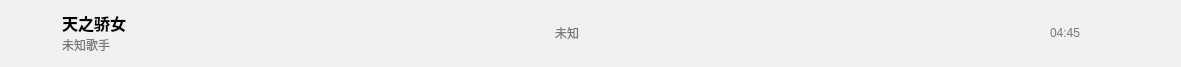
<?xml version="1.0" encoding="UTF-8"?>
<ui version="4.0">
 <class>songwidget</class>
 <widget class="QWidget" name="songwidget">
  <property name="geometry">
   <rect>
    <x>0</x>
    <y>0</y>
    <width>1181</width>
    <height>67</height>
   </rect>
  </property>
  <property name="windowTitle">
   <string>Form</string>
  </property>
  <property name="styleSheet">
   <string notr="true">background-color:#F1F1F1;
border-radius: 8px;</string>
  </property>
  <layout class="QGridLayout" name="gridLayout_3">
   <item row="0" column="0">
    <layout class="QHBoxLayout" name="horizontalLayout_3">
     <item>
      <layout class="QHBoxLayout" name="horizontalLayout">
       <item>
        <widget class="QWidget" name="widget" native="true">
         <property name="minimumSize">
          <size>
           <width>45</width>
           <height>45</height>
          </size>
         </property>
         <property name="maximumSize">
          <size>
           <width>45</width>
           <height>45</height>
          </size>
         </property>
         <property name="styleSheet">
          <string notr="true">background-color: rgb(0, 0, 0);
background-color: transparent;</string>
         </property>
         <widget class="QLabel" name="label_image">
          <property name="geometry">
           <rect>
            <x>0</x>
            <y>0</y>
            <width>45</width>
            <height>45</height>
           </rect>
          </property>
          <property name="minimumSize">
           <size>
            <width>45</width>
            <height>45</height>
           </size>
          </property>
          <property name="maximumSize">
           <size>
            <width>45</width>
            <height>45</height>
           </size>
          </property>
          <property name="styleSheet">
           <string notr="true">border-radius:12px;</string>
          </property>
          <property name="text">
           <string/>
          </property>
          <property name="pixmap">
           <pixmap resource="myResources.qrc">:/player/images/player/songimagedefault2.png</pixmap>
          </property>
          <property name="scaledContents">
           <bool>true</bool>
          </property>
         </widget>
         <widget class="PageButton" name="pushButton_image">
          <property name="geometry">
           <rect>
            <x>0</x>
            <y>0</y>
            <width>45</width>
            <height>45</height>
           </rect>
          </property>
          <property name="minimumSize">
           <size>
            <width>45</width>
            <height>45</height>
           </size>
          </property>
          <property name="maximumSize">
           <size>
            <width>45</width>
            <height>45</height>
           </size>
          </property>
          <property name="styleSheet">
           <string notr="true">/* 播放按钮 */
PageButton {
    /* 替换 background-image */

    qproperty-cursor: pointinghand; /* 鼠标悬停变手掌 */
    border: none; /* 确保没有边框，否则 border-image 可能会受到影响 */
    background-color: transparent; /* 保持透明背景色 */
}

PageButton:hover
 {  
	border-image: url(:/player/images/player/play_button.png); 
}</string>
          </property>
          <property name="text">
           <string/>
          </property>
         </widget>
        </widget>
       </item>
       <item>
        <widget class="QWidget" name="widget_2" native="true">
         <property name="minimumSize">
          <size>
           <width>200</width>
           <height>45</height>
          </size>
         </property>
         <property name="maximumSize">
          <size>
           <width>200</width>
           <height>45</height>
          </size>
         </property>
         <property name="styleSheet">
          <string notr="true">background-color: transparent;</string>
         </property>
         <layout class="QGridLayout" name="gridLayout">
          <property name="leftMargin">
           <number>0</number>
          </property>
          <property name="topMargin">
           <number>0</number>
          </property>
          <property name="rightMargin">
           <number>0</number>
          </property>
          <property name="bottomMargin">
           <number>0</number>
          </property>
          <property name="spacing">
           <number>0</number>
          </property>
          <item row="0" column="0">
           <layout class="QVBoxLayout" name="verticalLayout">
            <item>
             <widget class="QLabel" name="song">
              <property name="styleSheet">
               <string notr="true">background-color: transparent;
color: #787878;
color: rgb(0, 0, 0);</string>
              </property>
              <property name="text">
               <string>&lt;html&gt;&lt;head/&gt;&lt;body&gt;&lt;p&gt;&lt;span style=&quot; font-size:12pt; font-weight:700;&quot;&gt;天之骄女&lt;/span&gt;&lt;/p&gt;&lt;/body&gt;&lt;/html&gt;</string>
              </property>
             </widget>
            </item>
            <item>
             <widget class="QLabel" name="singer">
              <property name="styleSheet">
               <string notr="true">background-color: transparent;
color: #787878;</string>
              </property>
              <property name="text">
               <string>&lt;html&gt;&lt;head/&gt;&lt;body&gt;&lt;p&gt;未知歌手&lt;/p&gt;&lt;/body&gt;&lt;/html&gt;</string>
              </property>
             </widget>
            </item>
           </layout>
          </item>
         </layout>
        </widget>
       </item>
      </layout>
     </item>
     <item>
      <spacer name="horizontalSpacer">
       <property name="orientation">
        <enum>Qt::Orientation::Horizontal</enum>
       </property>
       <property name="sizeHint" stdset="0">
        <size>
         <width>40</width>
         <height>20</height>
        </size>
       </property>
      </spacer>
     </item>
     <item>
      <layout class="QHBoxLayout" name="horizontalLayout_2">
       <item>
        <widget class="PageButton" name="pushButton_like">
         <property name="minimumSize">
          <size>
           <width>30</width>
           <height>30</height>
          </size>
         </property>
         <property name="maximumSize">
          <size>
           <width>30</width>
           <height>30</height>
          </size>
         </property>
         <property name="styleSheet">
          <string notr="true">background-color:transparent;</string>
         </property>
         <property name="text">
          <string/>
         </property>
        </widget>
       </item>
       <item>
        <widget class="QPushButton" name="pushButton_add">
         <property name="minimumSize">
          <size>
           <width>30</width>
           <height>30</height>
          </size>
         </property>
         <property name="maximumSize">
          <size>
           <width>30</width>
           <height>30</height>
          </size>
         </property>
         <property name="cursor">
          <cursorShape>PointingHandCursor</cursorShape>
         </property>
         <property name="styleSheet">
          <string notr="true">

/* 播放按钮 */
QPushButton {
    /* 替换 background-image */
    border-image: url(:/player/images/player/add.png); 
    qproperty-cursor: pointinghand; /* 鼠标悬停变手掌 */
    border: none; /* 确保没有边框，否则 border-image 可能会受到影响 */
    background-color: transparent; /* 保持透明背景色 */
}

QPushButton:hover
 {  
	border-image: url(:/player/images/player/add1.png); 
}</string>
         </property>
         <property name="text">
          <string/>
         </property>
         <property name="iconSize">
          <size>
           <width>128</width>
           <height>128</height>
          </size>
         </property>
        </widget>
       </item>
       <item>
        <widget class="QPushButton" name="pushButton_more">
         <property name="minimumSize">
          <size>
           <width>30</width>
           <height>30</height>
          </size>
         </property>
         <property name="maximumSize">
          <size>
           <width>30</width>
           <height>30</height>
          </size>
         </property>
         <property name="cursor">
          <cursorShape>PointingHandCursor</cursorShape>
         </property>
         <property name="styleSheet">
          <string notr="true">

/* 播放按钮 */
QPushButton {
    /* 替换 background-image */
    border-image: url(:/player/images/player/more1.png); 
    qproperty-cursor: pointinghand; /* 鼠标悬停变手掌 */
    border: none; /* 确保没有边框，否则 border-image 可能会受到影响 */
    background-color: transparent; /* 保持透明背景色 */
}

QPushButton:hover
 {  
	border-image: url(:/player/images/player/more2.png); 
}</string>
         </property>
         <property name="text">
          <string/>
         </property>
        </widget>
       </item>
      </layout>
     </item>
     <item>
      <spacer name="horizontalSpacer_2">
       <property name="orientation">
        <enum>Qt::Orientation::Horizontal</enum>
       </property>
       <property name="sizeHint" stdset="0">
        <size>
         <width>13</width>
         <height>44</height>
        </size>
       </property>
      </spacer>
     </item>
     <item>
      <widget class="QWidget" name="widget_3" native="true">
       <property name="minimumSize">
        <size>
         <width>400</width>
         <height>45</height>
        </size>
       </property>
       <property name="maximumSize">
        <size>
         <width>400</width>
         <height>45</height>
        </size>
       </property>
       <property name="styleSheet">
        <string notr="true">background-color: transparent;</string>
       </property>
       <layout class="QGridLayout" name="gridLayout_2">
        <property name="leftMargin">
         <number>0</number>
        </property>
        <property name="topMargin">
         <number>0</number>
        </property>
        <property name="rightMargin">
         <number>0</number>
        </property>
        <property name="bottomMargin">
         <number>0</number>
        </property>
        <property name="spacing">
         <number>0</number>
        </property>
        <item row="0" column="0">
         <widget class="QLabel" name="label_collection">
          <property name="styleSheet">
           <string notr="true">background-color: transparent;
color: #787878;</string>
          </property>
          <property name="text">
           <string>&lt;html&gt;&lt;head/&gt;&lt;body&gt;&lt;p&gt;未知&lt;/p&gt;&lt;/body&gt;&lt;/html&gt;</string>
          </property>
         </widget>
        </item>
       </layout>
      </widget>
     </item>
     <item>
      <spacer name="horizontalSpacer_3">
       <property name="orientation">
        <enum>Qt::Orientation::Horizontal</enum>
       </property>
       <property name="sizeHint" stdset="0">
        <size>
         <width>40</width>
         <height>20</height>
        </size>
       </property>
      </spacer>
     </item>
     <item>
      <widget class="QLabel" name="label_duration">
       <property name="styleSheet">
        <string notr="true">background-color: transparent;
color: #787878;</string>
       </property>
       <property name="text">
        <string>&lt;html&gt;&lt;head/&gt;&lt;body&gt;&lt;p&gt;04:45&lt;/p&gt;&lt;/body&gt;&lt;/html&gt;</string>
       </property>
      </widget>
     </item>
     <item>
      <spacer name="horizontalSpacer_4">
       <property name="orientation">
        <enum>Qt::Orientation::Horizontal</enum>
       </property>
       <property name="sizeHint" stdset="0">
        <size>
         <width>40</width>
         <height>20</height>
        </size>
       </property>
      </spacer>
     </item>
    </layout>
   </item>
  </layout>
 </widget>
 <customwidgets>
  <customwidget>
   <class>PageButton</class>
   <extends>QPushButton</extends>
   <header>pagebutton.h</header>
  </customwidget>
 </customwidgets>
 <resources>
  <include location="myResources.qrc"/>
 </resources>
 <connections/>
</ui>
